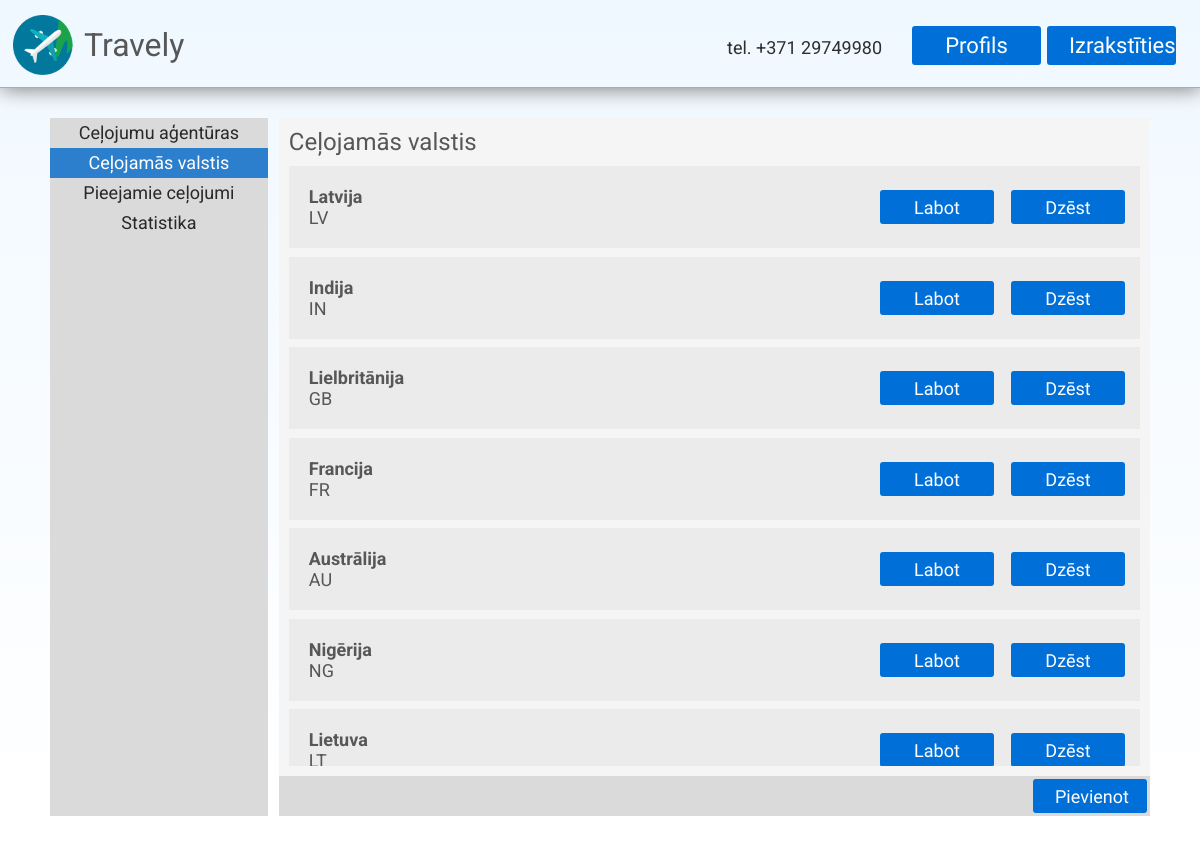
/admin/countries (signed in), run on the app's committed database.
### models.py (models this page shows, shortened)
class Country(db.Model):
    id = db.Column(db.Integer, primary_key=True)
    country = db.Column(db.String(48), nullable=False)
    abbreviation = db.Column(db.String(2), nullable=False)

### main.py (the view)
@app.route('/admin/countries')
def admin_countries():
    return render_template("templates/countries.html", countries = Country.query.all(), agencies = Agency.query.all()) if is_user_logged() and is_user_admin() else redirect(url_for("login"))

### main.py (called while the page is built)
def is_user_logged():
    try:
        return True if session['user'] != None else False
    except:
        return False

def is_user_admin():
    return True if is_user_logged() and User.query.filter_by(id=session['user']).first().role_id != 0 else False

### templates/templates/countries.html
{% extends "admin.html" %}
{% block title %}
<div id="admin-page-content">
    <div id="ap-selector">
        <div id="ap-selector-list">
            <ul class="nav-ul">
                <a href="/admin/agencies"><li class="selector">Ceļojumu aģentūras</li></a>
                <li class="selector" id="selected">Ceļojamās valstis</li></a>
                <a href="/admin/trips"><li class="selector">Pieejamie ceļojumi</li></a>
                <a href="/admin/statistics"><li class="selector">Statistika</li></a>
            </ul>
        </div>
        <div id="ap-selector-display">
            <h2 class="subtitle">Ceļojamās valstis</h2>
            <div id="ap-selector-display-list">
                {% if countries %}
                    {% for country in countries %}
                    <div class="ap-list-member">
                        <ul class="list-ul">
                            <li style="font-weight: bold;">{{ country.country }}</li>
                            <li>{{ country.abbreviation }}</li>
                        </ul>
                        <a href="/admin/edit/country/{{ country.id }}" class="button" id="button-correct">Labot</a>
                        <a href="/admin/remove/country/{{ country.id }}" class="button" id="button-delete">Dzēst</a>
                    </div>
                    {% endfor %}
                {% else %}
                <p id="ap-description">Nav countries, perhaps 404?</p>
                {% endif %}
            </div>
            <div id="ap-selector-footer">
                <a href="/admin/add/country" class="button" id="button-submit">Pievienot</a>
            </div>
        </div>
    </div>
</div>
{% endblock %}

### static/css/stylesheet.css (style rules this page uses)
* { margin:0; padding:0; }
body { font-family: 'Roboto', sans-serif; color:#575757; background-image: linear-gradient(aliceblue, white); background-repeat: no-repeat; }
h2 { font-weight: 400; }
a { text-decoration: none; }
a.button { display: inline-block; color: white !important; text-align: center; font-size: 22px !important; font-family: Thasadith; text-decoration: none; line-height: 42px; font-weight: normal !important; background-color: #0070D8; border-radius: 3px; padding-right: 22px; padding-left: 22px; padding-top: 2px; padding-bottom: 2px; }
.subtitle { margin: 10px; }
#admin-page-content { height:80%; }
#ap-selector { display: flex; flex-direction: row; margin-top:30px; margin-left:50px; margin-right:50px; width: auto; }
#ap-selector-list { display: flex; flex-direction: column; width: 20%; background-color: #dadada; }
#ap-selector-display { width: 80%; margin-left: 1%; background-color: whitesmoke; }
.nav-ul { padding: 0; margin: 0; list-style: none; }
.nav-ul li { text-align: center; font-weight: 400; font-size: 18px; height: 30px; line-height: 30px; background-color: #dadada; color:#292929; }
#selected { background-color: #2c7fcc; color:white; cursor: default; }
#ap-selector-display-list { margin:10px; background-color: whitesmoke; overflow: auto; min-height: 400px; max-height: 600px; }
.list-ul { margin: 0; padding: 20px; font-size: 18px; list-style: none; width:50%; }
.ap-list-member { display: flex; flex-direction: row; background-color: rgb(235, 235, 235); max-height: 150px; margin-bottom: 1%; }
#ap-selector-footer { height: 40px; background-color: #dadada; display:flex; }
#button-correct { line-height: 32px; font-size: 18px !important; margin-top: auto; margin-bottom: auto; margin-left: auto; margin-right: 2%; height:30px; width:70px; }
#button-delete { line-height: 32px; font-size: 18px !important; margin-top: auto; margin-bottom: auto; margin-right: auto; margin-right: 15px; height:30px; width:70px; }
#button-submit { font-size: 18px !important; height:30px; width:70px; line-height: 32px; margin-top: auto; margin-bottom: auto; margin-left: auto; margin-right: 3px; }

### data on the page
Country: country "Latvija", abbreviation "LV"
Country: country "Indija", abbreviation "IN"
Country: country "Lielbritānija", abbreviation "GB"
Country: country "Francija", abbreviation "FR"
Country: country "Austrālija", abbreviation "AU"
Country: country "Nigērija", abbreviation "NG"
Country: country "Lietuva", abbreviation "LT"
